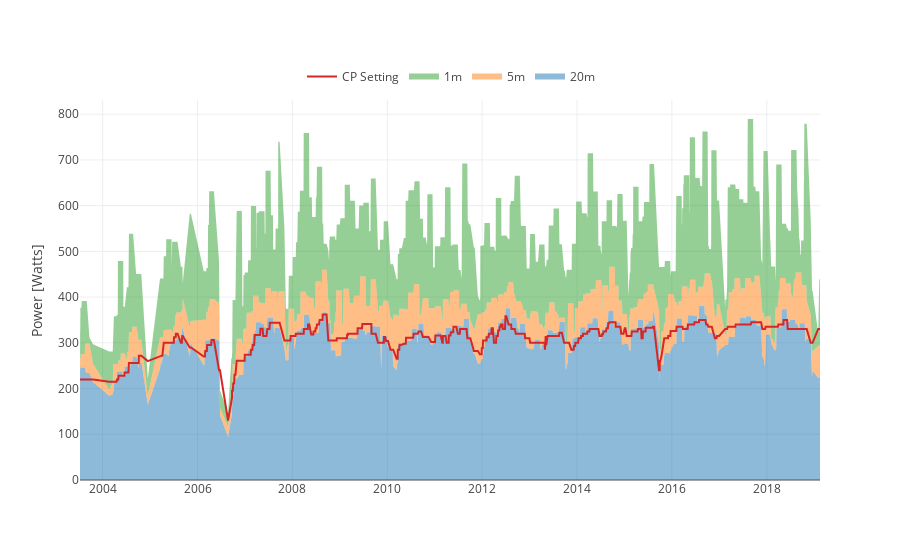

Notebook code cell kept with this figure:
### Code cell
trace1 = go.Scatter(x=df.date, y=df['20m_critical_power'].rolling('42D').max(), fill='tozeroy', mode='none', name='20m')
trace2 = go.Scatter(x=df.date, y=df['5m_critical_power'].rolling('42D').max(), fill='tonexty', mode='none', name='5m')
trace3 = go.Scatter(x=df.date, y=df['1m_critical_power'].rolling('42D').max(), fill='tonexty', mode='none', name='1m')
trace4 = go.Scatter(x=df.date, y=df.cp_setting, name='CP Setting')


layout = go.Layout(
    yaxis=go.layout.YAxis(
        title='Power [Watts]',
    ),
    legend=dict(orientation='h', x=0.3, y=1.1)
)

fig = go.Figure(data=[trace1, trace2, trace3, trace4], layout=layout)

iplot(fig)

### Figure 1 — Plotly figure (JSON) as saved in the notebook; plotly's stock layout.template omitted (floating-point values rounded to 4 significant figures; data arrays with more than 128 entries replaced by an {"elided": "..."} marker saying what was removed)
{"data": [{"fill": "tozeroy", "mode": "none", "name": "20m", "type": "scatter", "uid": "ee56b249-ec5e-4be9-9f26-0d587289f033", "x": {"elided": "1838 str values"}, "y": {"elided": "1838 float values"}}, {"fill": "tonexty", "mode": "none", "name": "5m", "type": "scatter", "uid": "56996696-a2ed-4da4-adbf-93b3813db183", "x": {"elided": "1838 str values"}, "y": {"elided": "1838 float values"}}, {"fill": "tonexty", "mode": "none", "name": "1m", "type": "scatter", "uid": "73406dc3-498a-4188-93f4-1268e845e8ae", "x": {"elided": "1838 str values"}, "y": {"elided": "1838 float values"}}, {"name": "CP Setting", "type": "scatter", "uid": "f97d029e-9bd3-4288-a409-cfe6234fbc0f", "x": {"elided": "1838 str values"}, "y": {"elided": "1838 int values"}}], "layout": {"legend": {"orientation": "h", "x": 0.3, "y": 1.1}, "yaxis": {"title": {"text": "Power [Watts]"}}}}
